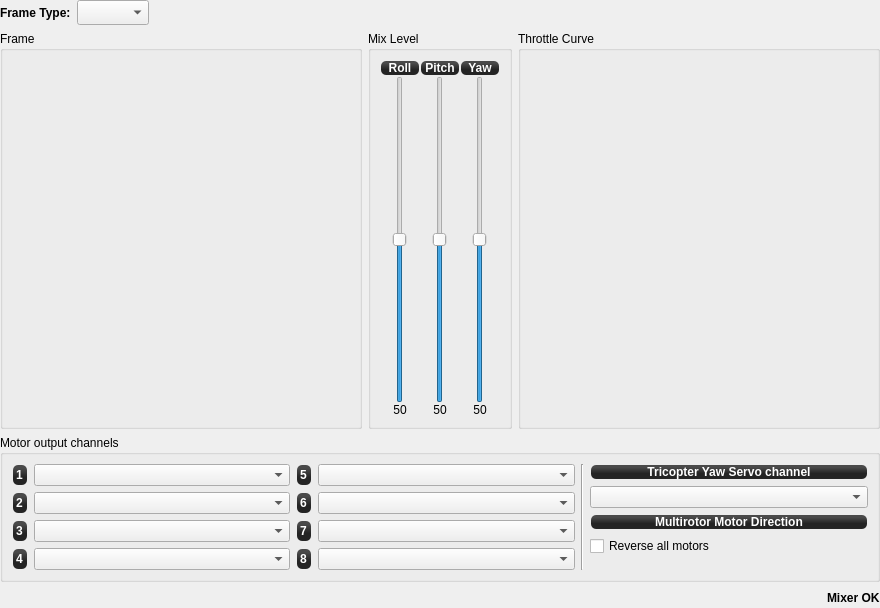
<?xml version="1.0" encoding="UTF-8"?>
<ui version="4.0">
 <class>MultiRotorConfigWidget</class>
 <widget class="QWidget" name="MultiRotorConfigWidget">
  <property name="geometry">
   <rect>
    <x>0</x>
    <y>0</y>
    <width>880</width>
    <height>608</height>
   </rect>
  </property>
  <property name="windowTitle">
   <string>Form</string>
  </property>
  <layout class="QGridLayout" name="gridLayout">
   <property name="margin">
    <number>0</number>
   </property>
   <item row="2" column="0">
    <widget class="QGroupBox" name="groupBox_10">
     <property name="minimumSize">
      <size>
       <width>10</width>
       <height>10</height>
      </size>
     </property>
     <property name="maximumSize">
      <size>
       <width>16777215</width>
       <height>16777215</height>
      </size>
     </property>
     <property name="title">
      <string>Frame</string>
     </property>
     <layout class="QVBoxLayout" name="verticalLayout_8" stretch="1">
      <property name="margin">
       <number>9</number>
      </property>
      <item>
       <widget class="QGraphicsView" name="quadShape">
        <property name="sizePolicy">
         <sizepolicy hsizetype="MinimumExpanding" vsizetype="MinimumExpanding">
          <horstretch>0</horstretch>
          <verstretch>0</verstretch>
         </sizepolicy>
        </property>
        <property name="minimumSize">
         <size>
          <width>10</width>
          <height>10</height>
         </size>
        </property>
        <property name="styleSheet">
         <string notr="true">background:transparent</string>
        </property>
        <property name="frameShape">
         <enum>QFrame::NoFrame</enum>
        </property>
        <property name="frameShadow">
         <enum>QFrame::Plain</enum>
        </property>
       </widget>
      </item>
     </layout>
    </widget>
   </item>
   <item row="2" column="2">
    <widget class="QGroupBox" name="groupBox_6">
     <property name="sizePolicy">
      <sizepolicy hsizetype="Minimum" vsizetype="Preferred">
       <horstretch>0</horstretch>
       <verstretch>0</verstretch>
      </sizepolicy>
     </property>
     <property name="minimumSize">
      <size>
       <width>10</width>
       <height>10</height>
      </size>
     </property>
     <property name="maximumSize">
      <size>
       <width>16777215</width>
       <height>16777215</height>
      </size>
     </property>
     <property name="title">
      <string>Throttle Curve</string>
     </property>
     <layout class="QVBoxLayout" name="verticalLayout_9">
      <property name="margin">
       <number>9</number>
      </property>
      <item>
       <widget class="MixerCurve" name="multiThrottleCurve" native="true">
        <property name="sizePolicy">
         <sizepolicy hsizetype="MinimumExpanding" vsizetype="MinimumExpanding">
          <horstretch>0</horstretch>
          <verstretch>0</verstretch>
         </sizepolicy>
        </property>
        <property name="minimumSize">
         <size>
          <width>10</width>
          <height>10</height>
         </size>
        </property>
        <property name="sizeIncrement">
         <size>
          <width>10</width>
          <height>10</height>
         </size>
        </property>
        <property name="baseSize">
         <size>
          <width>50</width>
          <height>50</height>
         </size>
        </property>
        <property name="styleSheet">
         <string notr="true">background:transparent</string>
        </property>
       </widget>
      </item>
     </layout>
    </widget>
   </item>
   <item row="2" column="1">
    <widget class="QGroupBox" name="mixLevelGroupBox">
     <property name="maximumSize">
      <size>
       <width>16777215</width>
       <height>16777215</height>
      </size>
     </property>
     <property name="title">
      <string>Mix Level</string>
     </property>
     <layout class="QGridLayout" name="gridLayout_2">
      <property name="horizontalSpacing">
       <number>0</number>
      </property>
      <property name="margin">
       <number>9</number>
      </property>
      <item row="0" column="0">
       <layout class="QVBoxLayout" name="verticalLayout">
        <item>
         <widget class="QLabel" name="label_42">
          <property name="sizePolicy">
           <sizepolicy hsizetype="Minimum" vsizetype="Preferred">
            <horstretch>0</horstretch>
            <verstretch>0</verstretch>
           </sizepolicy>
          </property>
          <property name="minimumSize">
           <size>
            <width>40</width>
            <height>0</height>
           </size>
          </property>
          <property name="maximumSize">
           <size>
            <width>16777215</width>
            <height>16777215</height>
           </size>
          </property>
          <property name="styleSheet">
           <string notr="true">background-color: qlineargradient(spread:reflect, x1:0.507, y1:0, x2:0.507, y2:0.772, stop:0.208955 rgba(74, 74, 74, 255), stop:0.78607 rgba(36, 36, 36, 255));
color: rgb(255, 255, 255);
border-radius: 5;
font: bold 12px;
margin:1px;</string>
          </property>
          <property name="text">
           <string>Roll</string>
          </property>
          <property name="alignment">
           <set>Qt::AlignCenter</set>
          </property>
         </widget>
        </item>
        <item>
         <widget class="QSlider" name="mrRollMixLevel">
          <property name="minimumSize">
           <size>
            <width>40</width>
            <height>0</height>
           </size>
          </property>
          <property name="toolTip">
           <string>Weight of Roll mixing in percent.
Typical values are 100% for + configuration and 50% for X configuration on quads.</string>
          </property>
          <property name="maximum">
           <number>100</number>
          </property>
          <property name="value">
           <number>50</number>
          </property>
          <property name="orientation">
           <enum>Qt::Vertical</enum>
          </property>
         </widget>
        </item>
        <item>
         <widget class="QLabel" name="mrRollMixValue">
          <property name="minimumSize">
           <size>
            <width>40</width>
            <height>0</height>
           </size>
          </property>
          <property name="text">
           <string>50</string>
          </property>
          <property name="alignment">
           <set>Qt::AlignCenter</set>
          </property>
         </widget>
        </item>
       </layout>
      </item>
      <item row="0" column="1">
       <layout class="QVBoxLayout" name="verticalLayout_2">
        <item>
         <widget class="QLabel" name="label_40">
          <property name="minimumSize">
           <size>
            <width>40</width>
            <height>0</height>
           </size>
          </property>
          <property name="styleSheet">
           <string notr="true">background-color: qlineargradient(spread:reflect, x1:0.507, y1:0, x2:0.507, y2:0.772, stop:0.208955 rgba(74, 74, 74, 255), stop:0.78607 rgba(36, 36, 36, 255));
color: rgb(255, 255, 255);
border-radius: 5;
font: bold 12px;
margin:1px;</string>
          </property>
          <property name="text">
           <string>Pitch</string>
          </property>
          <property name="alignment">
           <set>Qt::AlignCenter</set>
          </property>
         </widget>
        </item>
        <item>
         <widget class="QSlider" name="mrPitchMixLevel">
          <property name="minimumSize">
           <size>
            <width>40</width>
            <height>0</height>
           </size>
          </property>
          <property name="toolTip">
           <string>Weight of Pitch mixing in percent.
Typical values are 100% for + configuration and 50% for X configuration on quads.</string>
          </property>
          <property name="maximum">
           <number>100</number>
          </property>
          <property name="value">
           <number>50</number>
          </property>
          <property name="orientation">
           <enum>Qt::Vertical</enum>
          </property>
         </widget>
        </item>
        <item>
         <widget class="QLabel" name="mrPitchMixValue">
          <property name="minimumSize">
           <size>
            <width>40</width>
            <height>0</height>
           </size>
          </property>
          <property name="text">
           <string>50</string>
          </property>
          <property name="alignment">
           <set>Qt::AlignCenter</set>
          </property>
         </widget>
        </item>
       </layout>
      </item>
      <item row="0" column="2">
       <layout class="QVBoxLayout" name="verticalLayout_3">
        <item>
         <widget class="QLabel" name="label_6">
          <property name="minimumSize">
           <size>
            <width>40</width>
            <height>0</height>
           </size>
          </property>
          <property name="autoFillBackground">
           <bool>false</bool>
          </property>
          <property name="styleSheet">
           <string notr="true">background-color: qlineargradient(spread:reflect, x1:0.507, y1:0, x2:0.507, y2:0.772, stop:0.208955 rgba(74, 74, 74, 255), stop:0.78607 rgba(36, 36, 36, 255));
color: rgb(255, 255, 255);
border-radius: 5;
font: bold 12px;
margin:1px;</string>
          </property>
          <property name="text">
           <string>Yaw</string>
          </property>
          <property name="alignment">
           <set>Qt::AlignCenter</set>
          </property>
         </widget>
        </item>
        <item>
         <widget class="QSlider" name="mrYawMixLevel">
          <property name="minimumSize">
           <size>
            <width>40</width>
            <height>0</height>
           </size>
          </property>
          <property name="toolTip">
           <string>Weight of Yaw mixing in percent.
Typical value is 50% for + or X configuration on quads.</string>
          </property>
          <property name="minimum">
           <number>0</number>
          </property>
          <property name="maximum">
           <number>100</number>
          </property>
          <property name="value">
           <number>50</number>
          </property>
          <property name="orientation">
           <enum>Qt::Vertical</enum>
          </property>
         </widget>
        </item>
        <item>
         <widget class="QLabel" name="mrYawMixValue">
          <property name="minimumSize">
           <size>
            <width>40</width>
            <height>0</height>
           </size>
          </property>
          <property name="text">
           <string>50</string>
          </property>
          <property name="alignment">
           <set>Qt::AlignCenter</set>
          </property>
         </widget>
        </item>
       </layout>
      </item>
     </layout>
    </widget>
   </item>
   <item row="0" column="0" colspan="3">
    <layout class="QHBoxLayout" name="horizontalLayout_7">
     <property name="sizeConstraint">
      <enum>QLayout::SetFixedSize</enum>
     </property>
     <item>
      <widget class="QLabel" name="label">
       <property name="font">
        <font>
         <weight>75</weight>
         <bold>true</bold>
        </font>
       </property>
       <property name="text">
        <string>Frame Type:</string>
       </property>
      </widget>
     </item>
     <item>
      <widget class="QComboBox" name="multirotorFrameType">
       <property name="sizePolicy">
        <sizepolicy hsizetype="Fixed" vsizetype="Minimum">
         <horstretch>0</horstretch>
         <verstretch>0</verstretch>
        </sizepolicy>
       </property>
       <property name="minimumSize">
        <size>
         <width>25</width>
         <height>25</height>
        </size>
       </property>
       <property name="maximumSize">
        <size>
         <width>16777215</width>
         <height>25</height>
        </size>
       </property>
       <property name="toolTip">
        <string>Select the Multirotor frame type here.</string>
       </property>
      </widget>
     </item>
     <item>
      <spacer name="horizontalSpacer_5">
       <property name="orientation">
        <enum>Qt::Horizontal</enum>
       </property>
       <property name="sizeHint" stdset="0">
        <size>
         <width>10</width>
         <height>13</height>
        </size>
       </property>
      </spacer>
     </item>
    </layout>
   </item>
   <item row="4" column="0" colspan="3">
    <layout class="QHBoxLayout" name="horizontalLayout_6">
     <item>
      <spacer name="horizontalSpacer_6">
       <property name="orientation">
        <enum>Qt::Horizontal</enum>
       </property>
       <property name="sizeHint" stdset="0">
        <size>
         <width>10</width>
         <height>20</height>
        </size>
       </property>
      </spacer>
     </item>
     <item>
      <widget class="QLabel" name="mrStatusLabel">
       <property name="sizePolicy">
        <sizepolicy hsizetype="Preferred" vsizetype="Preferred">
         <horstretch>0</horstretch>
         <verstretch>0</verstretch>
        </sizepolicy>
       </property>
       <property name="font">
        <font>
         <weight>75</weight>
         <bold>true</bold>
        </font>
       </property>
       <property name="text">
        <string>Mixer OK</string>
       </property>
       <property name="alignment">
        <set>Qt::AlignLeading|Qt::AlignLeft|Qt::AlignVCenter</set>
       </property>
      </widget>
     </item>
    </layout>
   </item>
   <item row="3" column="0" colspan="3">
    <widget class="QGroupBox" name="groupBox_2">
     <property name="sizePolicy">
      <sizepolicy hsizetype="Preferred" vsizetype="Preferred">
       <horstretch>0</horstretch>
       <verstretch>0</verstretch>
      </sizepolicy>
     </property>
     <property name="minimumSize">
      <size>
       <width>0</width>
       <height>140</height>
      </size>
     </property>
     <property name="title">
      <string>Motor output channels</string>
     </property>
     <layout class="QGridLayout" name="gridLayout_7" columnstretch="1,1,0,0,1">
      <property name="margin">
       <number>9</number>
      </property>
      <item row="0" column="0" rowspan="5">
       <layout class="QFormLayout" name="formLayout_3">
        <property name="sizeConstraint">
         <enum>QLayout::SetMaximumSize</enum>
        </property>
        <property name="fieldGrowthPolicy">
         <enum>QFormLayout::AllNonFixedFieldsGrow</enum>
        </property>
        <property name="verticalSpacing">
         <number>6</number>
        </property>
        <item row="0" column="0">
         <widget class="QLabel" name="MotorOutputLabel1_2">
          <property name="styleSheet">
           <string notr="true">background-color: qlineargradient(spread:reflect, x1:0.507, y1:0, x2:0.507, y2:0.772, stop:0.208955 rgba(74, 74, 74, 255), stop:0.78607 rgba(36, 36, 36, 255));
color: rgb(255, 255, 255);
border-radius: 5;
font: bold 12px;
margin:1px;</string>
          </property>
          <property name="text">
           <string>1</string>
          </property>
         </widget>
        </item>
        <item row="0" column="1">
         <widget class="QComboBox" name="multiMotorChannelBox1">
          <property name="toolTip">
           <string>Assign your motor output channels using the drawing above as a reference. Respect propeller rotation.</string>
          </property>
         </widget>
        </item>
        <item row="1" column="0">
         <widget class="QLabel" name="label_13">
          <property name="styleSheet">
           <string notr="true">background-color: qlineargradient(spread:reflect, x1:0.507, y1:0, x2:0.507, y2:0.772, stop:0.208955 rgba(74, 74, 74, 255), stop:0.78607 rgba(36, 36, 36, 255));
color: rgb(255, 255, 255);
border-radius: 5;
font: bold 12px;
margin:1px;</string>
          </property>
          <property name="text">
           <string>2</string>
          </property>
         </widget>
        </item>
        <item row="1" column="1">
         <widget class="QComboBox" name="multiMotorChannelBox2">
          <property name="toolTip">
           <string>Assign your motor output channels using the drawing above as a reference. Respect propeller rotation.</string>
          </property>
         </widget>
        </item>
        <item row="2" column="0">
         <widget class="QLabel" name="label_14">
          <property name="styleSheet">
           <string notr="true">background-color: qlineargradient(spread:reflect, x1:0.507, y1:0, x2:0.507, y2:0.772, stop:0.208955 rgba(74, 74, 74, 255), stop:0.78607 rgba(36, 36, 36, 255));
color: rgb(255, 255, 255);
border-radius: 5;
font: bold 12px;
margin:1px;</string>
          </property>
          <property name="text">
           <string>3</string>
          </property>
         </widget>
        </item>
        <item row="2" column="1">
         <widget class="QComboBox" name="multiMotorChannelBox3">
          <property name="toolTip">
           <string>Assign your motor output channels using the drawing above as a reference. Respect propeller rotation.</string>
          </property>
         </widget>
        </item>
        <item row="3" column="0">
         <widget class="QLabel" name="label_15">
          <property name="styleSheet">
           <string notr="true">background-color: qlineargradient(spread:reflect, x1:0.507, y1:0, x2:0.507, y2:0.772, stop:0.208955 rgba(74, 74, 74, 255), stop:0.78607 rgba(36, 36, 36, 255));
color: rgb(255, 255, 255);
border-radius: 5;
font: bold 12px;
margin:1px;</string>
          </property>
          <property name="text">
           <string>4</string>
          </property>
         </widget>
        </item>
        <item row="3" column="1">
         <widget class="QComboBox" name="multiMotorChannelBox4">
          <property name="toolTip">
           <string>Assign your motor output channels using the drawing above as a reference. Respect propeller rotation.</string>
          </property>
         </widget>
        </item>
       </layout>
      </item>
      <item row="0" column="1" rowspan="5">
       <layout class="QFormLayout" name="formLayout_5">
        <property name="sizeConstraint">
         <enum>QLayout::SetMaximumSize</enum>
        </property>
        <property name="fieldGrowthPolicy">
         <enum>QFormLayout::AllNonFixedFieldsGrow</enum>
        </property>
        <property name="verticalSpacing">
         <number>6</number>
        </property>
        <item row="0" column="0">
         <widget class="QLabel" name="label_18">
          <property name="styleSheet">
           <string notr="true">background-color: qlineargradient(spread:reflect, x1:0.507, y1:0, x2:0.507, y2:0.772, stop:0.208955 rgba(74, 74, 74, 255), stop:0.78607 rgba(36, 36, 36, 255));
color: rgb(255, 255, 255);
border-radius: 5;
font: bold 12px;
margin:1px;</string>
          </property>
          <property name="text">
           <string>5</string>
          </property>
         </widget>
        </item>
        <item row="0" column="1">
         <widget class="QComboBox" name="multiMotorChannelBox5">
          <property name="enabled">
           <bool>true</bool>
          </property>
          <property name="sizePolicy">
           <sizepolicy hsizetype="Preferred" vsizetype="Fixed">
            <horstretch>0</horstretch>
            <verstretch>0</verstretch>
           </sizepolicy>
          </property>
          <property name="toolTip">
           <string>Assign your motor output channels using the drawing above as a reference. Respect propeller rotation.</string>
          </property>
         </widget>
        </item>
        <item row="1" column="0">
         <widget class="QLabel" name="label_19">
          <property name="styleSheet">
           <string notr="true">background-color: qlineargradient(spread:reflect, x1:0.507, y1:0, x2:0.507, y2:0.772, stop:0.208955 rgba(74, 74, 74, 255), stop:0.78607 rgba(36, 36, 36, 255));
color: rgb(255, 255, 255);
border-radius: 5;
font: bold 12px;
margin:1px;</string>
          </property>
          <property name="text">
           <string>6</string>
          </property>
         </widget>
        </item>
        <item row="1" column="1">
         <widget class="QComboBox" name="multiMotorChannelBox6">
          <property name="enabled">
           <bool>true</bool>
          </property>
          <property name="toolTip">
           <string>Assign your motor output channels using the drawing above as a reference. Respect propeller rotation.</string>
          </property>
         </widget>
        </item>
        <item row="2" column="0">
         <widget class="QLabel" name="label_20">
          <property name="styleSheet">
           <string notr="true">background-color: qlineargradient(spread:reflect, x1:0.507, y1:0, x2:0.507, y2:0.772, stop:0.208955 rgba(74, 74, 74, 255), stop:0.78607 rgba(36, 36, 36, 255));
color: rgb(255, 255, 255);
border-radius: 5;
font: bold 12px;
margin:1px;</string>
          </property>
          <property name="text">
           <string>7</string>
          </property>
         </widget>
        </item>
        <item row="2" column="1">
         <widget class="QComboBox" name="multiMotorChannelBox7">
          <property name="enabled">
           <bool>true</bool>
          </property>
          <property name="toolTip">
           <string>Assign your motor output channels using the drawing above as a reference. Respect propeller rotation.</string>
          </property>
         </widget>
        </item>
        <item row="3" column="0">
         <widget class="QLabel" name="label_21">
          <property name="styleSheet">
           <string notr="true">background-color: qlineargradient(spread:reflect, x1:0.507, y1:0, x2:0.507, y2:0.772, stop:0.208955 rgba(74, 74, 74, 255), stop:0.78607 rgba(36, 36, 36, 255));
color: rgb(255, 255, 255);
border-radius: 5;
font: bold 12px;
margin:1px;</string>
          </property>
          <property name="text">
           <string>8</string>
          </property>
         </widget>
        </item>
        <item row="3" column="1">
         <widget class="QComboBox" name="multiMotorChannelBox8">
          <property name="enabled">
           <bool>true</bool>
          </property>
          <property name="toolTip">
           <string>Assign your motor output channels using the drawing above as a reference. Respect propeller rotation.</string>
          </property>
         </widget>
        </item>
       </layout>
      </item>
      <item row="0" column="2" rowspan="5" colspan="2">
       <widget class="Line" name="line_2">
        <property name="sizePolicy">
         <sizepolicy hsizetype="Fixed" vsizetype="Preferred">
          <horstretch>0</horstretch>
          <verstretch>0</verstretch>
         </sizepolicy>
        </property>
        <property name="orientation">
         <enum>Qt::Vertical</enum>
        </property>
       </widget>
      </item>
      <item row="2" column="4">
       <widget class="QLabel" name="label_4">
        <property name="sizePolicy">
         <sizepolicy hsizetype="Preferred" vsizetype="Fixed">
          <horstretch>0</horstretch>
          <verstretch>0</verstretch>
         </sizepolicy>
        </property>
        <property name="minimumSize">
         <size>
          <width>0</width>
          <height>16</height>
         </size>
        </property>
        <property name="styleSheet">
         <string notr="true">background-color: qlineargradient(spread:reflect, x1:0.507, y1:0, x2:0.507, y2:0.772, stop:0.208955 rgba(74, 74, 74, 255), stop:0.78607 rgba(36, 36, 36, 255));
color: rgb(255, 255, 255);
border-radius: 5;
font: bold 12px;
margin:1px;</string>
        </property>
        <property name="text">
         <string>Multirotor Motor Direction</string>
        </property>
        <property name="alignment">
         <set>Qt::AlignCenter</set>
        </property>
       </widget>
      </item>
      <item row="1" column="4">
       <widget class="QComboBox" name="triYawChannelBox">
        <property name="enabled">
         <bool>true</bool>
        </property>
        <property name="sizePolicy">
         <sizepolicy hsizetype="MinimumExpanding" vsizetype="Fixed">
          <horstretch>0</horstretch>
          <verstretch>0</verstretch>
         </sizepolicy>
        </property>
        <property name="minimumSize">
         <size>
          <width>40</width>
          <height>0</height>
         </size>
        </property>
       </widget>
      </item>
      <item row="0" column="4">
       <widget class="QLabel" name="label_5">
        <property name="sizePolicy">
         <sizepolicy hsizetype="Expanding" vsizetype="Fixed">
          <horstretch>0</horstretch>
          <verstretch>0</verstretch>
         </sizepolicy>
        </property>
        <property name="minimumSize">
         <size>
          <width>0</width>
          <height>16</height>
         </size>
        </property>
        <property name="styleSheet">
         <string notr="true">background-color: qlineargradient(spread:reflect, x1:0.507, y1:0, x2:0.507, y2:0.772, stop:0.208955 rgba(74, 74, 74, 255), stop:0.78607 rgba(36, 36, 36, 255));
color: rgb(255, 255, 255);
border-radius: 5;
font: bold 12px;
margin:1px;</string>
        </property>
        <property name="text">
         <string>Tricopter Yaw Servo channel</string>
        </property>
        <property name="alignment">
         <set>Qt::AlignCenter</set>
        </property>
       </widget>
      </item>
      <item row="3" column="4">
       <widget class="QCheckBox" name="MultirotorRevMixerCheckBox">
        <property name="text">
         <string>Reverse all motors</string>
        </property>
       </widget>
      </item>
     </layout>
    </widget>
   </item>
  </layout>
 </widget>
 <customwidgets>
  <customwidget>
   <class>MixerCurve</class>
   <extends>QWidget</extends>
   <header location="global">mixercurve.h</header>
   <container>1</container>
  </customwidget>
 </customwidgets>
 <resources>
  <include location="../coreplugin/core.qrc"/>
 </resources>
 <connections>
  <connection>
   <sender>mrRollMixLevel</sender>
   <signal>valueChanged(int)</signal>
   <receiver>mrRollMixValue</receiver>
   <slot>setNum(int)</slot>
   <hints>
    <hint type="sourcelabel">
     <x>42</x>
     <y>220</y>
    </hint>
    <hint type="destinationlabel">
     <x>43</x>
     <y>171</y>
    </hint>
   </hints>
  </connection>
  <connection>
   <sender>mrYawMixLevel</sender>
   <signal>valueChanged(int)</signal>
   <receiver>mrYawMixValue</receiver>
   <slot>setNum(int)</slot>
   <hints>
    <hint type="sourcelabel">
     <x>120</x>
     <y>254</y>
    </hint>
    <hint type="destinationlabel">
     <x>121</x>
     <y>172</y>
    </hint>
   </hints>
  </connection>
  <connection>
   <sender>mrPitchMixLevel</sender>
   <signal>valueChanged(int)</signal>
   <receiver>mrPitchMixValue</receiver>
   <slot>setNum(int)</slot>
   <hints>
    <hint type="sourcelabel">
     <x>92</x>
     <y>222</y>
    </hint>
    <hint type="destinationlabel">
     <x>92</x>
     <y>151</y>
    </hint>
   </hints>
  </connection>
 </connections>
</ui>
